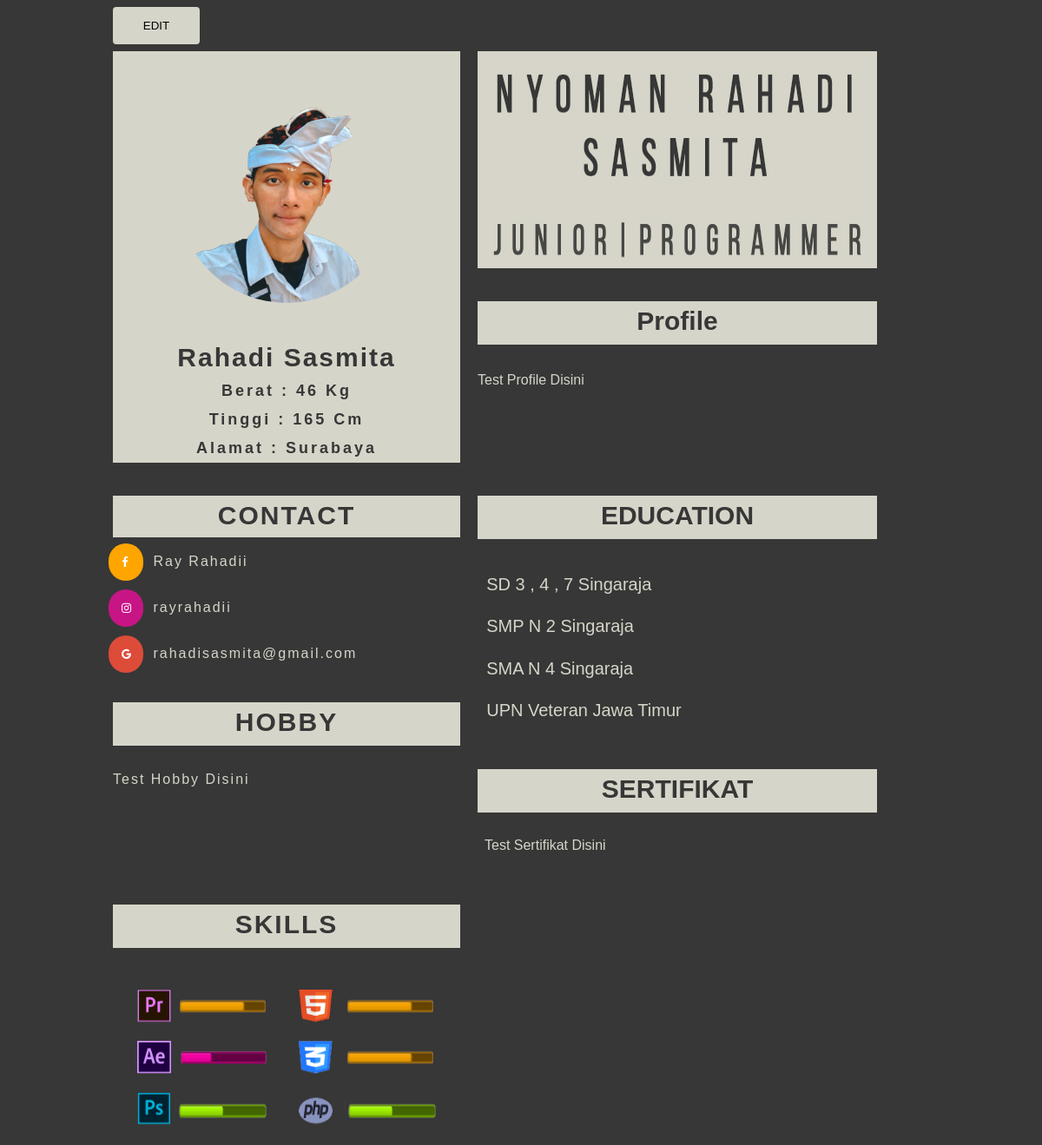
The app's page /home.php with its own data.
### tables this page shows
CREATE TABLE `identitas` (
  `id_identitas` int(11) NOT NULL,
  `nama` varchar(128) NOT NULL,
  `tanggal_lahir` varchar(128) NOT NULL,
  `berat` varchar(128) NOT NULL,
  `tinggi` varchar(128) NOT NULL,
  `alamat` varchar(128) NOT NULL
);

CREATE TABLE `isi_biodata` (
  `isi_id` int(11) NOT NULL,
  `isi_profile` varchar(256) NOT NULL,
  `hobby` varchar(128) NOT NULL,
  `sertifikat` varchar(128) NOT NULL,
  `sd` varchar(128) NOT NULL,
  `smp` varchar(128) NOT NULL,
  `sma` varchar(128) NOT NULL,
  `universitas` varchar(128) NOT NULL
);

### conn.php (called while the page is built, shortened)
<?php
function connection() {
   $dbServer = 'localhost';
   $dbUser = 'root';
   $dbPass = '';
   $dbName = "biodata";
   $conn = mysqli_connect($dbServer, $dbUser, $dbPass);
   mysqli_select_db($conn,$dbName);
   return $conn;
}

### home.php (the view, shortened to what this page needs)
<?php
  include ('conn.php');
?>
<!DOCTYPE html>
<html>
<head>
    <link rel="stylesheet" href="https://cdnjs.cloudflare.com/ajax/libs/font-awesome/4.7.0/css/font-awesome.min.css">
    <link rel="stylesheet" href="assets/css/style.css">
    <link rel="stylesheet" href="assets/css/grid/960_16_col.css">
    <link rel="stylesheet" href="assets/css/grid/text.css" />
    <link rel="stylesheet" href="assets/css/grid/reset.css" />
</head>
<body style="background-image: url(assets/img/bg2.jpg);">
    <div class="container_16">
    <div class="grid_2">
    <form action="index.php" method="post">
    <button href="index.php">EDIT</button>
    </form>
    </div>
        <div class="grid_7">
                  <?php
                  $query = "SELECT * FROM identitas";
                  $result = mysqli_query(connection(),$query);
                 ?>
                 <?php while($data = mysqli_fetch_array($result)): ?>
                <img src="assets/img/user.png" alt="" class="kotak-tengah-img">
                <h2>
                    <?php echo $data['nama'];  ?>
                    </h2>
                <h3>
                    Berat : <?php echo $data['berat'];  ?>
                    </h3>
                <h3>
                    Tinggi : <?php echo $data['tinggi'];  ?>
                    </h3>
                <h3>
                    Alamat : <?php echo $data['alamat'];  ?>
                    </h3>
                <?php endwhile ?>
                </div>
        <div class="grid_9">
            <img src="assets/img/header.jpg" alt="" class="kotak-tengah-index">
        </div>
        <div class="grid_8" style="background:#d6d5c9; height: 50px; font-size:30px; text-align: center; margin-top: 4%;">
        <?php
                  $query = "SELECT * FROM isi_biodata";
                  $result = mysqli_query(connection(),$query);
                 ?>
                 <?php while($data = mysqli_fetch_array($result)): ?>
        <h2>
            Profile
        </h2>
        </div>
        <div class="grid_8">
            <p>
            <?php echo $data['isi_profile'];  ?>
            </p>
    </div>
    <div class="grid_7" style="background:#d6d5c9; height: 45px; font-size:30px; text-align: center; margin-top: 38px; padding-bottom: 3px;">
        <h2>
            CONTACT
        </h2>
    </div>
    <div class="grid_8" style="background:#d6d5c9; height: 50px; font-size:30px; text-align: center; margin-top: 4%;">
        <h2>
            EDUCATION
        </h2>
        <div class="grid_8">
            <p>
            <?php echo $data['sd'];  ?>
                </p>
            <p>
            <?php echo $data['smp'];  ?>
                </p>
            <p>
            <?php echo $data['sma'];  ?>
                </p>
            <p>
            <?php echo $data['universitas'];  ?>
                </p>
        </div>
    </div>
    <div class="grid_7-contact">
        <p href="https://www.facebook.com/ray.rahadii" target="" ><i class="fa fa-facebook"></i> Ray Rahadii</a>
        <p href="https://www.instagram.com/rayrahadii/?hl=id" target="" ><i class="fa fa-instagram"></i> rayrahadii</a>
        <p href="https://www.youtube.com/channel/UCh5lVOhtW3LXXsnm5g3c8Eg?view_as=subscriber" target="" ><i class="fa fa-google"></i> rahadisasmita@gmail.com</a>
    </div>
    <div class="grid_7" style="background:#d6d5c9; height: 50px; font-size:30px; text-align: center; margin-top: 3%;">
            <h2>
                HOBBY
            </h2>
            <div class="grid_7-hobby">
                    <p>
                    <?php echo $data['hobby'];  ?>
                        </p>
                </div>
        </div>
    <div class="grid_8" style="background:#d6d5c9; height: 50px; font-size:30px; text-align: center; margin-top: 11%;">
            <h2>
                SERTIFIKAT
            </h2>
        <div class="grid_8-seminar">
                <p>
                <?php echo $data['sertifikat'];  ?>
                    </p>
            </div>
    </div>
    <?php endwhile ?>
    <div class="grid_7" style="background:#d6d5c9; height: 50px; font-size:30px; text-align: center; margin-top: 11%;">
            <h2>
                SKILLS
            </h2>
            <div class="grid_7-hobby">
            <img src="assets/img/skill.jpg" alt="" class="kotak-tengah-skill">
            </div>
        </div>
    </div>
</body>
</html>

### assets/css/style.css (style rules this page uses)
body { margin: 0; padding: 0; background-size: cover; }
.kotak-tengah-img { border-radius: 50%; padding: 40px; width: 250px; height: 250px; }
.kotak-tengah-index { width: 460px; height: 250px; }
.kotak-tengah-skill { width: 400px; height: 200px; }
.fa { padding: 15px; font-size: 13px; width: 10px; text-align: center; text-decoration: none; margin: 5px 5px; border-radius: 20px; }
.fa-facebook { background: #FFA500; color: white; }
.fa-instagram { background: #C71585; color: white; }
.fa-google { background: #dd4b39; color: white; }

### assets/css/grid/960_16_col.css (style rules this page uses)
body { min-width: 960px; }
.container_16 { margin-left: auto; margin-right: auto; width: 960px; font-family: 'Century Gothic',sans-serif; }
.grid_1, .grid_2, .grid_3, .grid_4, .grid_5, .grid_6, .grid_7, .grid_8, .grid_9, .grid_10, .grid_11, .grid_12, .grid_13, .grid_14, .grid_15, .grid_16 { display: inline; float: left; margin-left: 10px; margin-right: 10px; }
.container_16 .grid_2 { width: 100px; }
.container_16 .grid_7 { width: 400px; background-color:#d6d5c9; text-align:center; }
.container_16 .grid_7-contact { width: 400px; background-color:#373737; }
.container_16 .grid_7-hobby { width: 400px; background-color:#373737; margin-top: 8%; }
.container_16 .grid_8-seminar { width: 400px; background-color:#373737; margin-top: 5%; }
.container_16 .grid_8 { width: 460px; margin-top: 3%; color: #d6d5c9; }
.container_16 .grid_9 { width: 520px; }
.clearfix:before, .clearfix:after, .container_16:before, .container_16:after { content: '.'; display: block; overflow: hidden; visibility: hidden; font-size: 0; line-height: 0; width: 0; height: 0; }
.clearfix:after, .container_16:after { clear: both; }
.clearfix, .container_16 { zoom: 1; }
.container_16 .grid_7 h3 { font-size: 18px; letter-spacing: 3px; color:#373737; padding: 3px; }
.container_16 .grid_7 h2 { font-size: 30px; letter-spacing: 2px; color:#373737; }
.container_16 .grid_8 h2 { color: #373737; }
.container_16 .grid_8 p { color: #d6d5c9; font-size: 16px; }
.container_16 .grid_7-contact p { font-size: 16px; letter-spacing: 2px; color:#d6d5c9; }
.container_16 .grid_8 .grid_8 { text-align: left; margin-left: 1px; margin-top: 7%; }
.container_16 .grid_8 .grid_8 p { font-size: 20px; padding: 2%; }
.container_16 .grid_7-hobby p { font-size: 16px; letter-spacing: 2px; color:#d6d5c9; text-align: left; margin-top: 3%; }
.container_16 .grid_8 .grid_8-seminar p { font-size: 16px; padding: 2%; text-align: left; margin-top: 2%; }

### assets/css/grid/text.css (style rules this page uses)
body { font: 13px/1.5 "Helvetica Neue", Arial, "Liberation Sans", FreeSans, sans-serif; }
h2 { font-size: 23px; }
h3 { font-size: 21px; }
p, dl, hr, h1, h2, h3, h4, h5, h6, ol, ul, pre, table, address, fieldset, figure { margin-bottom: 20px; }

### home.php (style rules this page uses)
button[href] { width: 100%; background-color: #d6d5c9; color: black; padding: 14px 20px; margin: 8px 0; border: none; border-radius: 4px; cursor: pointer; font-family: 'Century Gothic',sans-serif; }

### records on screen
identitas: nama "Rahadi Sasmita", berat "46 Kg", tinggi "165 Cm", alamat "Surabaya"
isi_biodata: isi_profile "Test Profile Disini", sd "SD 3 , 4 , 7 Singaraja", smp "SMP N 2 Singaraja", sma "SMA N 4 Singaraja", universitas "UPN Veteran Jawa Timur", hobby "Test Hobby Disini", sertifikat "Test Sertifikat Disini"
